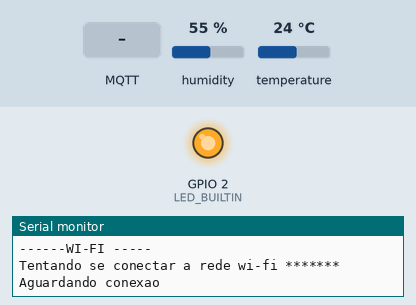
This sketch was run on a simulated ESP8266 (NodeMCU). On the bench: output pins drawn as LEDs (lit = HIGH, except the on-board LED, lit = LOW), the last lines printed to the serial monitor. The test bench sets the inputs (shaded band); at power-on: humidity 55 %, temperature 24 °C. WiFi joins after 1.5 s; servers stay silent unless stated; random numbers use the default seed unless the sketch sets one; no MQTT or app messages arrive unless stated.

Above: at 0.6 s.
At 2.8 s:
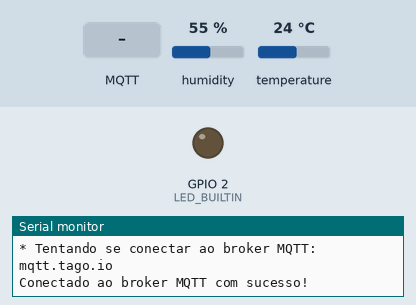
2.9 s: MQTT message "send_data_tago" arrives on the second subscribed topic
Timing chart, 0 to 5.9 s (numbered marks = the images above; inputs shaded):
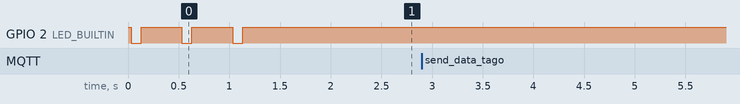

The sketch:

sensor-LMM-TU-001.ino
```cpp
/*
 * Programa: código para ESP8266 com aplicação para aquisição de DHT11
 * Autor: Diego Silva Viana dos Santos
 * Laboratório de Metrologia Mecânica -IPT
 *
 */
#include <stdio.h>
#include <ESP8266WiFi.h>
#include <PubSubClient.h>
#include <ArduinoJson.h>
#include <DHT.h>
#include "Thread.h"
#include "ThreadController.h"

/* Definicoes gerais */
//#define TEMPO_ENVIO_INFORMACOES    5000 //ms

/* Definicoes do sensor de temperatura */
#define DHTPIN  4   /* GPIO que o pino 2 do sensor é conectado */

/* A biblioteca serve para os sensores DHT11, DHT22 e DHT21.
   No nosso caso, usaremos o DHT22, porém se você desejar utilizar
   algum dos outros disponíveis, basta descomentar a linha correspondente.
*/
#define DHTTYPE DHT11   // DHT 11
//#define DHTTYPE DHT22   // DHT 22  (AM2302), AM2321
//#define DHTTYPE DHT21   // DHT 21 (AM2301)

/* Definicoes da UART de debug para NodeMCU v2, setar bauderate para 9600 */
#define DEBUG_UART_BAUDRATE               9600

/* MQTT definitions - tópico padrão para publicação no broker da TAGO.IO*/
//#define MQTT_PUB_TOPIC "tago/data/post"
#define MQTT_PUB_UMID "tagodata/umidade" //topico para umidade
#define MQTT_PUB_TEMP "tagodata/temperatura" //topico para temperatura

/*DEFINICOES DO DISPOSITIVO CADASTRADO NO BROKER*/
#define MQTT_USERNAME  "LMM-TU-001"  /* nome do dispositivo cadastrado */
#define MQTT_PASSWORD  "XXXXXXXXXXXXXXXXXXXXXXX"  /* coloque aqui o Device Token do seu dispositivo no Tago.io */

/* WIFI */
const char* ssid_wifi = "*******";     /*  INSERIR O NOME DA REDE WIFI QUE O DISPOSITIVO SERÁ CONECTADO */
const char* password_wifi = "********"; /*  SENHA DA REDE WIFI */
WiFiClient espClient;

/* MQTT */
const char* broker_mqtt = "mqtt.tago.io"; /* MQTT broker URL */
int broker_port = 1883;                      /* MQTT broker port - PADRÃO DA PLATAFORMA */
PubSubClient MQTT(espClient);


bool ledteste = false; // VARIAVEL GLOBAL PARA TESTE DO LED INTERNO DA PLACA

/* objeto para comunicação com sensor DHT22  */
DHT dht(DHTPIN, DHTTYPE);

/* PROTÓTIPOS DAS FUNCOES UTILIZADAS*/
void init_wifi(void);
void init_MQTT(void);
void connect_MQTT(void);
void connect_wifi(void);
void verify_wifi_connection(void);
void verify_mqtt_connection(void);
void send_data_iot_platform(void);
void send_data_tago(void);
void send_data_nodered(void);
void callback(String topic, byte* payload, unsigned int length);


/* Funcao: inicializa conexao wi-fi
 * Parametros: nenhum
 * Retorno: nenhum
 */
void init_wifi(void)
{
    delay(10);
    Serial.println("------WI-FI -----");
    Serial.print("Tentando se conectar a rede wi-fi ");
    Serial.println(ssid_wifi);
    Serial.println("Aguardando conexao");
    connect_wifi();
}

/* Funcao: conexao a uma rede wi-fi
 * Parametros: nenhum
 * Retorno: nenhum
 */
void connect_wifi(void)
  {
    if (WiFi.status() == WL_CONNECTED)
        return;

    WiFi.begin(ssid_wifi, password_wifi);

    while (WiFi.status() != WL_CONNECTED)
    {
        //delay(100);
        //Serial.print(".");
        digitalWrite(LED_BUILTIN, LOW);
        delay(100);
        digitalWrite(LED_BUILTIN, HIGH);
        delay(400);
    }

    Serial.println();
    Serial.print("Conectado com sucesso a rede wi-fi: ");
    Serial.println(ssid_wifi);
    Serial.print("IP: ");
    Serial.println(WiFi.localIP());
  }

/* Funcao: verifica e garante conexao wi-fi*/
void verify_wifi_connection(void)
{
    connect_wifi();
}

/* Funcao: inicializa variaveis do MQTT para conexao com broker */
void init_MQTT(void)
{
    MQTT.setServer(broker_mqtt, broker_port);
    MQTT.setCallback(callback);
}

/* Funcao: conecta com broker MQTT (se nao ha conexao ativa)*/
void connect_MQTT(void)
{
    char mqtt_id_randomico[5] = {0}; //não utilizado para fixar um id por dispositivo
    const char* mqtt_id = "1111";

    while (!MQTT.connected())
    {
        Serial.print("* Tentando se conectar ao broker MQTT: ");
        Serial.println(broker_mqtt);

        /* gera id mqtt randomico */
        randomSeed(random(9999));
        sprintf(mqtt_id_randomico, "%ld", random(9999));

        if (MQTT.connect(mqtt_id, MQTT_USERNAME, MQTT_PASSWORD))
        {
            Serial.println("Conectado ao broker MQTT com sucesso!");
            MQTT.subscribe("LEDPLACA");
            MQTT.subscribe("datatago");
            MQTT.subscribe("datanode");
        }
        else
        {
            //Serial.println("Falha na tentativa de conexao com broker MQTT.");
            //Serial.println("Nova tentativa em 2s...");
            //delay(2000);
            digitalWrite(LED_BUILTIN, LOW);
            delay(1000);
            digitalWrite(LED_BUILTIN, HIGH);
            delay(1000);
        }
    }
}

/* Funcao: verifica e garante conexao MQTT  */
void verify_mqtt_connection(void)
  {
    connect_MQTT();
  }

/* Funcao: checa os tópicos enviados para o esp8266 para interação com o broker */
 void callback(String topic, byte* payload, unsigned int length) {

  String messageTemp;

  for (int i = 0; i < length; i++) {

    messageTemp += (char)payload[i];
  }

    //Serial.print(messageTemp);
    //Serial.println();
    //Serial.print(topic);
    //Serial.println();

  if(topic=="LEDPLACA") //topico que checa se o botao de teste do dashboard do led interno foi pressionado
      {

      if(messageTemp == "ligar" )
        {
          ledteste=!ledteste;
        digitalWrite(LED_BUILTIN, ledteste);
        }

      else if(messageTemp == "desligar")
        {
        //digitalWrite(LED_BUILTIN, HIGH);
        }
      }

  else if(topic=="datatago") //recebe o topico que aciona a funcao de envio de valores para o broker
      {

      if(messageTemp == "send_data_tago" )
        {
          send_data_tago();

        }
      }

  else if(topic=="datanode") //recebe o topico que aciona a funcao de envio de valores para o dashboard
      {

      if(messageTemp == "send_data_node" )
        {
          send_data_nodered();

        }
      }

  }

/* Funcao: envia informacoes para plataforma TAGO.IO via MQTT - o seguinte padrão deve ser obedecido:
JSON a ser enviado para Tago.io:

{
    "variable": "nome_da_variavel",
    "unit"    : "unidade",
    "value"   : valor
}
*/
void send_data_tago(void)
  {
   StaticJsonDocument<250> tago_json_temperature;
   StaticJsonDocument<250> tago_json_humidity;
   char json_string[250] = {0};
   float temperatura_lida = dht.readTemperature();
   float umidade_lida = dht.readHumidity();
   int i;

   /* Imprime medicoes de temperatura e umidade (para debug) */
   for (i=0; i<20; i++)
       Serial.println(" ");

   Serial.println("----------");
   Serial.print("Temperatura: ");
   Serial.print(temperatura_lida);
   Serial.println("C");
   Serial.print("Umidade: ");
   Serial.print(umidade_lida);
   Serial.println("%");

   /* Envio da temperatura */
   tago_json_temperature["variable"] = "temperatura";
   tago_json_temperature["unit"] = "ºC";
   tago_json_temperature["value"] = temperatura_lida;
   memset(json_string, 0, sizeof(json_string));
   serializeJson(tago_json_temperature, json_string);
   MQTT.publish(MQTT_PUB_TEMP, json_string);
   //MQTT.publish("temperatura", json_string);
   //MQTT.publish("lab/temperatura", String(temperatura_lida).c_str(), true);

   /* Envio da umidade */
   tago_json_humidity["variable"] = "umidade";
   tago_json_humidity["unit"] = "%";
   tago_json_humidity["value"] = umidade_lida;
   memset(json_string, 0, sizeof(json_string));
   serializeJson(tago_json_humidity, json_string);
   MQTT.publish(MQTT_PUB_UMID, json_string);
   //MQTT.publish("umidade", json_string);
   //MQTT.publish("lab/umidade", String(umidade_lida).c_str(), true);

  }

/* Funcao: envia os valores para o dashboard da ibmcloud desenvolvido em node-red*/
void send_data_nodered(void)
  {
   float temperatura_lida = dht.readTemperature();
   float umidade_lida = dht.readHumidity();

   MQTT.publish("device/temperatura", String(temperatura_lida).c_str(), true);
   MQTT.publish("device/umidade", String(umidade_lida).c_str(), true);
  }


//ThreadController cpu;
//Thread threadFuncaoTago; //thread de envio de dados para tago.io
//Thread threadFuncaoDashboard; //thread de envio de dados para dashboard ibmcloud


void setup()
  {
    /* UARTs setup */
    Serial.begin(DEBUG_UART_BAUDRATE);
    pinMode(BUILTIN_LED, OUTPUT);

    digitalWrite(LED_BUILTIN, HIGH); //instancia o led interno da placa para teste

    /* Inicializa comunicacao com sensor DHT22 */
    dht.begin();

    /* Inicializa wi-fi */
    init_wifi();

    /* Inicializa MQTT e faz conexao ao broker MQTT */
    init_MQTT();

    connect_MQTT();

    //thread para fução de envio ao broker tagoIO
    //threadFuncaoTago.setInterval(600000);
    //threadFuncaoTago.onRun(send_data_tago);

    //thread para envio de informações ao dashboard em node-red
    //threadFuncaoDashboard.setInterval(5000);
    //threadFuncaoDashboard.onRun(send_data_nodered);

    //cpu.add(&threadFuncaoTago);
    //cpu.add(&threadFuncaoDashboard);
  }

void loop()
  {
    /* Verifica e garante conectividades wi-fi e MQTT */

    verify_wifi_connection();
    verify_mqtt_connection();

   //cpu.run(); // começa a rodar as threads declaradas

    MQTT.loop(); //checa se alguma mensagem chegou via publish

    /* Faz o envio da temperatura e umidade para a plataforma IoT (Tago.io) */
    //send_data_tago();
    //delay(TEMPO_ENVIO_INFORMACOES);

    /* Faz o envio da temperatura e umidade para o dashboard no node-red */
    //send_data_nodered();
    //delay(TEMPO_ENVIO_INFORMACOES);
  }
```
